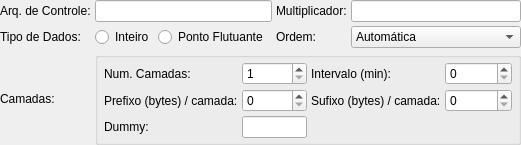
                 <widget class="QWidget" name="pgGridGrADS">
                  <layout class="QGridLayout">
                   <property name="margin">
                    <number>0</number>
                   </property>
                   <property name="spacing">
                    <number>4</number>
                   </property>
                   <item row="0" column="0">
                    <widget class="QLabel" name="ledGridGrADSArqControleLabel">
                     <property name="text">
                      <string>Arq. de Controle:</string>
                     </property>
                    </widget>
                   </item>
                   <item row="0" column="1" colspan="3">
                    <widget class="QLineEdit" name="ledGridGrADSArqControle"/>
                   </item>
                   <item row="0" column="4">
                    <widget class="QLabel" name="ledGridGrADSMultiplicadorLabel">
                     <property name="text">
                      <string>Multiplicador:</string>
                     </property>
                    </widget>
                   </item>
                   <item row="0" column="5">
                    <widget class="QLineEdit" name="ledGridGrADSMultiplicador"/>
                   </item>
                   <item row="1" column="0">
                    <widget class="QLabel" name="rbGridGrADSTipoDadosLabel">
                     <property name="text">
                      <string>Tipo de Dados:</string>
                     </property>
                    </widget>
                   </item>
                   <item row="1" column="1">
                    <widget class="QRadioButton" name="rbGridGrADSTipoDadosInt">
                     <property name="text">
                      <string>Inteiro</string>
                     </property>
                    </widget>
                   </item>
                   <item row="1" column="2">
                    <widget class="QRadioButton" name="rbGridGrADSTipoDadosFloat">
                     <property name="text">
                      <string>Ponto Flutuante</string>
                     </property>
                    </widget>
                   </item>
                   <item row="1" column="4">
                    <widget class="QLabel" name="cmbGridGrADSByteOrderLabel">
                     <property name="text">
                      <string>Ordem:</string>
                     </property>
                    </widget>
                   </item>
                   <item row="1" column="5">
                    <widget class="QComboBox" name="cmbGridGrADSByteOrder">
                     <item>
                      <property name="text">
                       <string>Automática</string>
                      </property>
                     </item>
                     <item>
                      <property name="text">
                       <string>Little endian (Intel x86)</string>
                      </property>
                     </item>
                     <item>
                      <property name="text">
                       <string>Big endian (estações)</string>
                      </property>
                     </item>
                    </widget>
                   </item>
                   <item row="2" column="0">
                    <widget class="QLabel" name="label_39">
                     <property name="text">
                      <string>Camadas:</string>
                     </property>
                    </widget>
                   </item>
                   <item row="2" column="1" colspan="5">
                    <widget class="QGroupBox" name="groupBox_26">
                     <property name="title">
                      <string/>
                     </property>
                     <layout class="QGridLayout">
                      <property name="leftMargin">
                       <number>6</number>
                      </property>
                      <property name="topMargin">
                       <number>4</number>
                      </property>
                      <property name="rightMargin">
                       <number>6</number>
                      </property>
                      <property name="bottomMargin">
                       <number>4</number>
                      </property>
                      <property name="spacing">
                       <number>4</number>
                      </property>
                      <item row="0" column="0">
                       <widget class="QLabel" name="label_44">
                        <property name="text">
                         <string>Num. Camadas: </string>
                        </property>
                       </widget>
                      </item>
                      <item row="0" column="1">
                       <widget class="QSpinBox" name="spbGridGrADSNumBands">
                        <property name="minimum">
                         <number>1</number>
                        </property>
                        <property name="maximum">
                         <number>256</number>
                        </property>
                       </widget>
                      </item>
                      <item row="0" column="2">
                       <widget class="QLabel" name="label_49">
                        <property name="text">
                         <string>Intervalo (min): </string>
                        </property>
                       </widget>
                      </item>
                      <item row="0" column="3">
                       <widget class="QSpinBox" name="spbGridGrADSTimeOffset">
                        <property name="maximum">
                         <number>999999</number>
                        </property>
                       </widget>
                      </item>
                      <item row="1" column="0">
                       <widget class="QLabel" name="spbGridGrADSHeaderSizeLabel">
                        <property name="text">
                         <string>Prefixo (bytes) / camada:</string>
                        </property>
                       </widget>
                      </item>
                      <item row="1" column="1">
                       <widget class="QSpinBox" name="spbGridGrADSHeaderSize">
                        <property name="maximum">
                         <number>1024</number>
                        </property>
                       </widget>
                      </item>
                      <item row="1" column="2">
                       <widget class="QLabel" name="spbGridGrADSTraillerSizeLabel">
                        <property name="text">
                         <string>Sufixo (bytes) / camada:</string>
                        </property>
                       </widget>
                      </item>
                      <item row="1" column="3">
                       <widget class="QSpinBox" name="spbGridGrADSTraillerSize">
                        <property name="maximum">
                         <number>1024</number>
                        </property>
                       </widget>
                      </item>
                      <item row="2" column="0">
                       <widget class="QLabel" name="ledGridWCSDummyLabel">
                        <property name="text">
                         <string>Dummy:</string>
                        </property>
                       </widget>
                      </item>
                      <item row="2" column="1">
                       <widget class="QLineEdit" name="ledGridWCSDummy">
                        <property name="maximumSize">
                         <size>
                          <width>65</width>
                          <height>16777215</height>
                         </size>
                        </property>
                       </widget>
                      </item>
                     </layout>
                    </widget>
                   </item>
                  </layout>
                 </widget>
